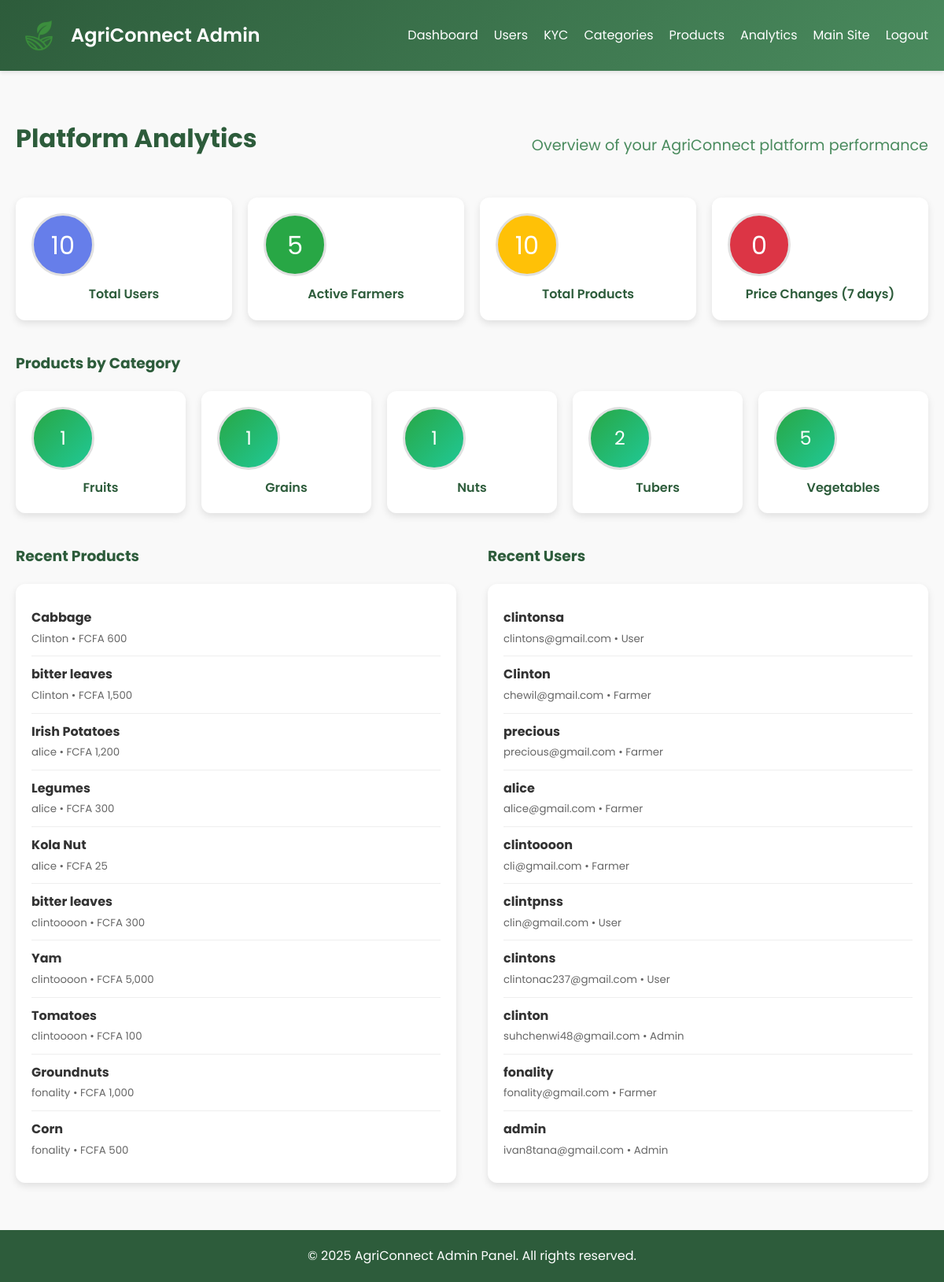
Page /admin/analytics (signed in) on the committed database.
### app/models/product.py (models this page shows, shortened)
class Category(db.Model):
    __tablename__ = 'categories'
    id = db.Column(db.Integer, primary_key=True)
    name = db.Column(db.String(50), nullable=False, unique=True)
    description = db.Column(db.Text, nullable=True)
    parent_id = db.Column(db.Integer, db.ForeignKey('categories.id'), nullable=True)
    created_at = db.Column(db.DateTime, default=datetime.now)
    image = db.Column(db.String(255), nullable=True)  # Path or URL to the category image
    parent = db.relationship('Category', remote_side=[id], backref='subcategories', lazy=True)

class Product(db.Model):
    __tablename__ = 'products'
    id = db.Column(db.Integer, primary_key=True)
    name = db.Column(db.String(100), nullable=False)
    description = db.Column(db.Text, nullable=True)
    price = db.Column(db.Float, nullable=False)
    quantity = db.Column(db.Integer, nullable=False, default=1)
    unit = db.Column(db.String(20), nullable=False, default='pieces')  # kg, g, pieces, bunches, bags, boxes, liters
    location = db.Column(db.String(200), nullable=True)  # Farm location/address
    harvest_date = db.Column(db.String(100), nullable=True)  # When was this harvested
    image_url = db.Column(db.String(255), nullable=True)  # Path or URL to the product image
    farmer_id = db.Column(db.Integer, db.ForeignKey('users.id'), nullable=False)
    category_id = db.Column(db.Integer, db.ForeignKey('categories.id'), nullable=False)
    created_at = db.Column(db.DateTime, default=datetime.now)
    updated_at = db.Column(db.DateTime, default=datetime.now, onupdate=datetime.now)
    category = db.relationship('Category', backref='products', lazy=True)
    images = db.relationship('ProductImage', backref='product', lazy=True, cascade='all, delete-orphan')

### app/models/user.py (models this page shows, shortened)
class User(db.Model, UserMixin):
    __tablename__ = 'users'
    id: int = db.Column(db.Integer, primary_key=True)
    username: str = db.Column(db.String(80), unique=True, nullable=False)
    email: str = db.Column(db.String(120), unique=True, nullable=False)
    phone: str | None = db.Column(db.String(20), nullable=True)
    whatsapp: str | None = db.Column(db.String(20), nullable=True)
    password_hash: str = db.Column(db.String(128), nullable=False)
    role: str = db.Column(db.String(20), nullable=False, default='user')  # 'farmer' or 'user'
    created_at: datetime = db.Column(db.DateTime, default=datetime.now)
    updated_at: datetime = db.Column(db.DateTime, default=datetime.now, onupdate=datetime.now)
    products = db.relationship('Product', backref='farmer', lazy=True)
    location = db.relationship('Location', backref='user', uselist=False, lazy=True)
    contact = db.relationship('Contact', backref='user', uselist=False, lazy=True)
    kyc = db.relationship('KYC', backref='user', uselist=False, lazy=True)

### app/views/admin/__init__.py (the view)
@admin_bp.route('/analytics')
@login_required
@admin_required
def analytics():
    total_users = User.query.count()
    total_farmers = User.query.filter_by(role='farmer').count()
    total_products = Product.query.count()
    total_categories = Category.query.count()
    recent_products = Product.query.order_by(Product.created_at.desc()).limit(10).all()
    recent_users = User.query.order_by(User.id.desc()).limit(10).all()
    week_ago = datetime.now() - timedelta(days=7)
    recent_price_changes = PriceHistory.query.filter(
        PriceHistory.changed_at >= week_ago
    ).count()
    try:
        category_stats = db.session.query(
            Category.name,
            func.count(Product.id).label('product_count')
        ).outerjoin(Product).group_by(Category.name).all()
    except Exception:
        category_stats = []
    return render_template('admin/analytics.html',
                         total_users=total_users,
                         total_farmers=total_farmers,
                         total_products=total_products,
                         total_categories=total_categories,
                         recent_products=recent_products,
                         recent_users=recent_users,
                         recent_price_changes=recent_price_changes,
                         category_stats=category_stats)

### app/extensions.py (called while the page is built)
def initialize_extensions(app: Flask):
    db.init_app(app)
    login_manager.init_app(app)
    bcrypt.init_app(app)
    login_manager.login_view = 'auth.login'  # Redirect to the login page if not authenticated
    login_manager.login_message = 'Please log in to access this page.'  # Custom message for unauthenticated users
    login_manager.session_protection = 'strong'  # Use strong session protection
    socketio.init_app(app)  # Initialize SocketIO with the Flask app
    from app.models.user import User
    @login_manager.user_loader
    def load_user(user_id: str) -> Optional[User]:
        return User.query.get(int(user_id))

### app/views/admin/__init__.py (called while the page is built)
def admin_required(func):
    from functools import wraps
    @wraps(func)
    def wrapper(*args, **kwargs):
        if not current_user.is_authenticated or current_user.role != 'admin':
            flash('Admin access required.', 'danger')
            return redirect(url_for('main.index'))
        return func(*args, **kwargs)
    return wrapper

### app/templates/admin/analytics.html (shortened to what this page needs)
{% extends 'admin/base.html' %}
{% block content %}
<section class="products-section">
    <div class="container">
        <div class="products-header">
            <h2>Platform Analytics</h2>
            <p class="subtitle">Overview of your AgriConnect platform performance</p>
        </div>
        <div class="categories-grid"
            style="grid-template-columns: repeat(auto-fit, minmax(200px, 1fr)); margin-bottom: 40px;">
            <div class="category-card">
                <div class="category-img"
                    style="background: #667eea; color: white; display: flex; align-items: center; justify-content: center; font-size: 2rem;">
                    {{ total_users }}
                </div>
                <p class="category-name">Total Users</p>
            </div>
            <div class="category-card">
                <div class="category-img"
                    style="background: #28a745; color: white; display: flex; align-items: center; justify-content: center; font-size: 2rem;">
                    {{ total_farmers }}
                </div>
                <p class="category-name">Active Farmers</p>
            </div>
            <div class="category-card">
                <div class="category-img"
                    style="background: #ffc107; color: white; display: flex; align-items: center; justify-content: center; font-size: 2rem;">
                    {{ total_products }}
                </div>
                <p class="category-name">Total Products</p>
            </div>
            <div class="category-card">
                <div class="category-img"
                    style="background: #dc3545; color: white; display: flex; align-items: center; justify-content: center; font-size: 2rem;">
                    {{ recent_price_changes }}
                </div>
                <p class="category-name">Price Changes (7 days)</p>
            </div>
        </div>
        <div class="products-header">
            <h3>Products by Category</h3>
        </div>
        <div class="categories-grid" style="margin-bottom: 40px;">
            {% for category_name, product_count in category_stats %}
            <div class="category-card">
                <div class="category-img"
                    style="background: linear-gradient(135deg, #28a745, #20c997); color: white; display: flex; align-items: center; justify-content: center; font-size: 1.5rem;">
                    {{ product_count }}
                </div>
                <p class="category-name">{{ category_name }}</p>
            </div>
            {% endfor %}
        </div>
        <div style="display: grid; grid-template-columns: 1fr 1fr; gap: 40px; margin-top: 40px;">
            <div>
                <h3 style="color: #2d5c3b; margin-bottom: 20px;">Recent Products</h3>
                <div
                    style="background: white; border-radius: 12px; padding: 20px; box-shadow: 0 4px 10px rgba(0, 0, 0, 0.1);">
                    {% for product in recent_products %}
                    <div
                        style="border-bottom: 1px solid #eee; padding: 10px 0; {% if loop.last %}border-bottom: none;{% endif %}">
                        <strong>{{ product.name }}</strong><br>
                        <small style="color: #666;">{{ product.farmer.username if product.farmer else 'Unknown' }} •
                            FCFA {{ "{:,.0f}".format(product.price) }}</small>
                    </div>
                    {% endfor %}
                </div>
            </div>
            <div>
                <h3 style="color: #2d5c3b; margin-bottom: 20px;">Recent Users</h3>
                <div
                    style="background: white; border-radius: 12px; padding: 20px; box-shadow: 0 4px 10px rgba(0, 0, 0, 0.1);">
                    {% for user in recent_users %}
                    <div
                        style="border-bottom: 1px solid #eee; padding: 10px 0; {% if loop.last %}border-bottom: none;{% endif %}">
                        <strong>{{ user.username }}</strong><br>
                        <small style="color: #666;">{{ user.email }} • {{ user.role|title }}</small>
                    </div>
                    {% endfor %}
                </div>
            </div>
        </div>
    </div>
</section>
{% endblock %}

### app/static/css/UserDashboard.css (style rules this page uses)
* { margin: 0; padding: 0; box-sizing: border-box; }
body { font-family: 'Poppins', sans-serif; background-color: #f4f7f6; color: #333; line-height: 1.6; }
.container { max-width: 1200px; margin: 0 auto; padding: 0 20px; }
.subtitle { font-size: 1.2rem; color: #4a8b5e; margin-bottom: 10px; }
.categories-grid { display: grid; grid-template-columns: repeat(auto-fit, minmax(150px, 1fr)); gap: 20px; }
.category-card { background: #fff; border-radius: 12px; max-width: 300px; padding: 20px; text-align: center; box-shadow: 0 4px 10px rgba(0, 0, 0, 0.1); transition: transform 0.3s, box-shadow 0.3s; cursor: pointer; }
.category-img { width: 80px; height: 80px; object-fit: cover; border-radius: 50%; border: 3px solid #e0e0e0; margin-bottom: 10px; }
.category-name { font-weight: 600; color: #2d5c3b; }
.products-section { padding: 60px 0; background-color: #f9f9f9; min-height: 85vh; }
.products-section h2 { text-align: center; font-size: 2rem; color: #2d5c3b; margin-bottom: 30px; }
.products-header { display: flex; justify-content: space-between; align-items: center; margin-bottom: 20px; flex-wrap: wrap; gap: 15px; }
.products-section h2, .products-section h3, .products-header h2, .products-header h3 { color: #2d5c3b !important; }
.products-header .subtitle, .subtitle { color: #4a8b5e !important; }
.category-card .category-name { color: #2d5c3b !important; }

### app/templates/admin/base.html (style rules this page uses)
body { min-height: 100vh; }

### rows in the picture
Category: id "1", name "Fruits"
Category: product_count "1", name "Grains"
Category: product_count "1", name "Nuts"
Category: product_count "2", name "Tubers"
Category: product_count "5", name "Vegetables"
Product: name "Cabbage", farmer "Clinton", price "600"
Product: name "bitter leaves", farmer "Clinton", price "1,500"
Product: name "Irish Potatoes", farmer "alice", price "1,200"
Product: name "Legumes", farmer "alice", price "300"
Product: name "Kola Nut", farmer "alice", price "25"
Product: name "bitter leaves", farmer "clintoooon", price "300"
Product: name "Yam", farmer "clintoooon", price "5,000"
Product: name "Tomatoes", farmer "clintoooon", price "100"
Product: name "Groundnuts", farmer "fonality", price "1,000"
Product: name "Corn", farmer "fonality", price "500"
User: username "clintonsa", email "clintons@gmail.com", role "User"
User: username "Clinton", email "chewil@gmail.com", role "Farmer"
User: username "precious", email "precious@gmail.com", role "Farmer"
User: username "alice", email "alice@gmail.com", role "Farmer"
User: username "clintoooon", email "cli@gmail.com", role "Farmer"
User: username "clintpnss", email "clin@gmail.com", role "User"
User: username "clintons", email "clintonac237@gmail.com", role "User"
User: username "clinton", email "suhchenwi48@gmail.com", role "Admin"
User: username "fonality", email "fonality@gmail.com", role "Farmer"
User: username "admin", email "ivan8tana@gmail.com", role "Admin"

### other values in the picture
{{ total_users }} "10"
{{ total_farmers }} "5"
{{ total_products }} "10"
{{ recent_price_changes }} "0"
